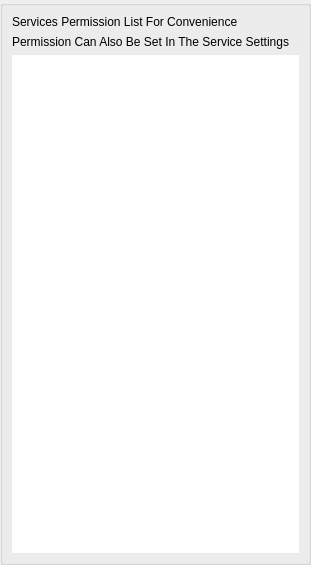
<?xml version="1.0" encoding="UTF-8"?>
<ui version="4.0">
 <class>AppletPermissionListtUi</class>
 <widget class="QWidget" name="AppletPermissionListtUi">
  <property name="geometry">
   <rect>
    <x>0</x>
    <y>0</y>
    <width>311</width>
    <height>565</height>
   </rect>
  </property>
  <property name="windowTitle">
   <string>Permission List</string>
  </property>
  <layout class="QGridLayout" name="gridLayout">
   <property name="leftMargin">
    <number>0</number>
   </property>
   <property name="topMargin">
    <number>0</number>
   </property>
   <property name="rightMargin">
    <number>0</number>
   </property>
   <property name="bottomMargin">
    <number>0</number>
   </property>
   <property name="spacing">
    <number>0</number>
   </property>
   <item row="0" column="0">
    <widget class="QGroupBox" name="DialogItemsGroupBox">
     <property name="title">
      <string/>
     </property>
     <layout class="QVBoxLayout" name="verticalLayout">
      <item>
       <widget class="QLabel" name="m_InfoLabel_1">
        <property name="sizePolicy">
         <sizepolicy hsizetype="Expanding" vsizetype="Preferred">
          <horstretch>0</horstretch>
          <verstretch>0</verstretch>
         </sizepolicy>
        </property>
        <property name="text">
         <string>Services Permission List For Convenience</string>
        </property>
       </widget>
      </item>
      <item>
       <widget class="QLabel" name="m_InfoLabel_2">
        <property name="sizePolicy">
         <sizepolicy hsizetype="Expanding" vsizetype="Preferred">
          <horstretch>0</horstretch>
          <verstretch>0</verstretch>
         </sizepolicy>
        </property>
        <property name="text">
         <string>Permission Can Also Be Set In The Service Settings</string>
        </property>
       </widget>
      </item>
      <item>
       <widget class="QListWidget" name="m_PermissionItemList">
        <property name="frameShape">
         <enum>QFrame::NoFrame</enum>
        </property>
        <property name="frameShadow">
         <enum>QFrame::Plain</enum>
        </property>
        <property name="lineWidth">
         <number>0</number>
        </property>
        <property name="iconSize">
         <size>
          <width>32</width>
          <height>32</height>
         </size>
        </property>
        <property name="verticalScrollMode">
         <enum>QAbstractItemView::ScrollPerPixel</enum>
        </property>
        <property name="resizeMode">
         <enum>QListView::Adjust</enum>
        </property>
        <property name="uniformItemSizes">
         <bool>true</bool>
        </property>
       </widget>
      </item>
     </layout>
    </widget>
   </item>
  </layout>
 </widget>
 <resources/>
 <connections/>
</ui>
